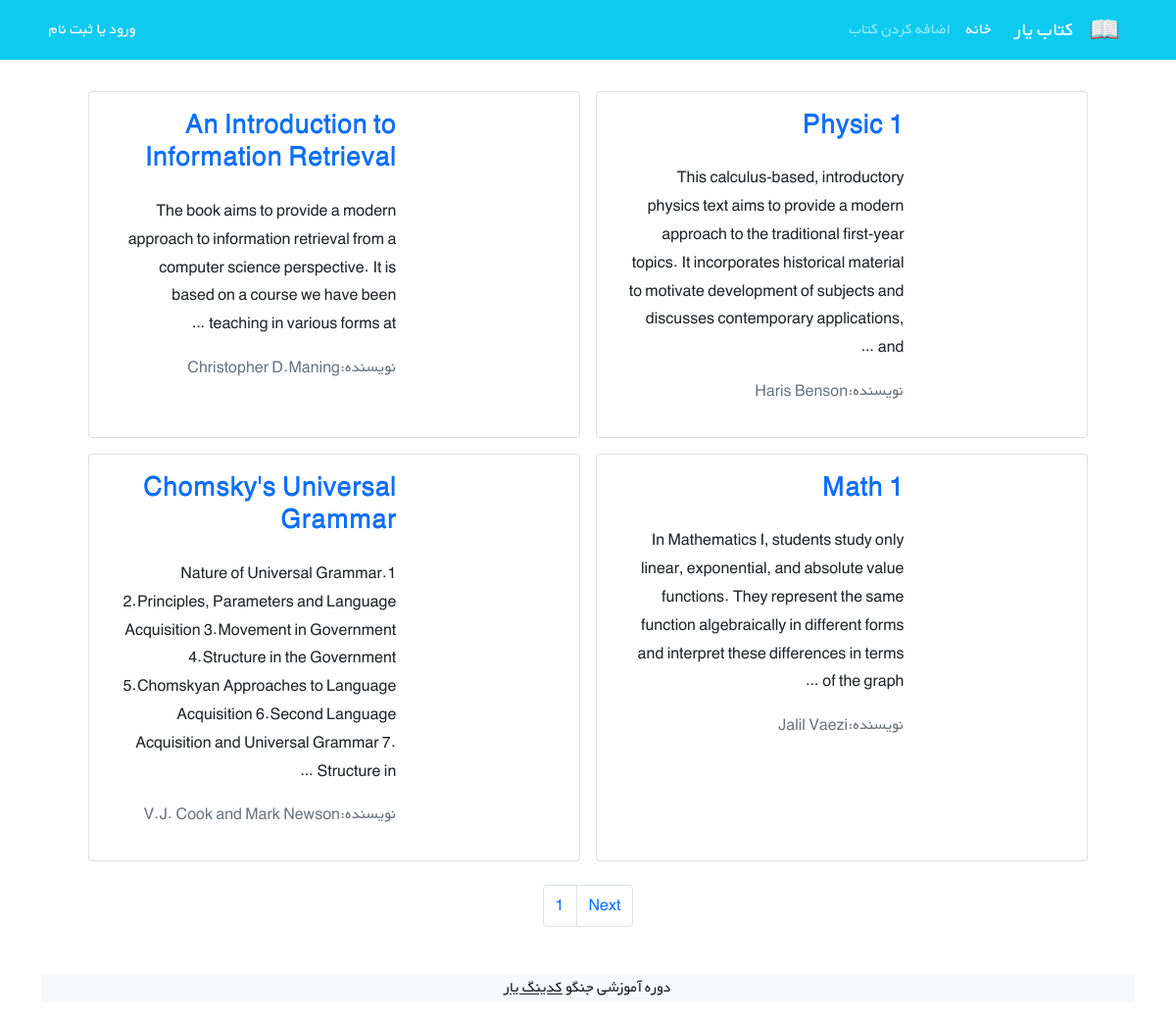
The page /books/ on the database as committed earlier.
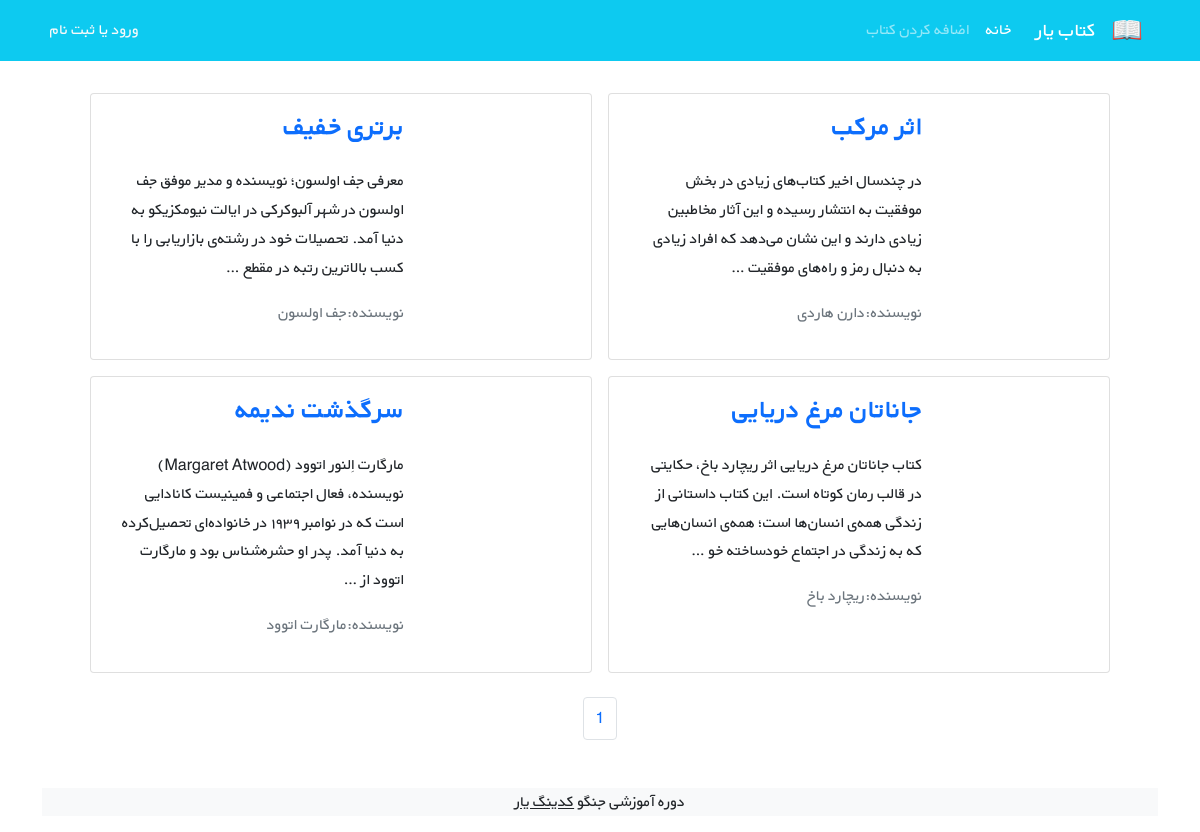
The same page on the database as committed later.
### books/models.py (models this page shows, shortened)
class Book(models.Model):
    title = models.CharField(max_length=200)
    author = models.CharField(max_length=200)
    description = models.TextField()
    price = models.DecimalField(max_digits=5, decimal_places=2)
    cover = models.ImageField(upload_to='covers/', blank=True)
    def get_absolute_url(self):
        return reverse('book_detail', args=[self.id])

### books/views.py (the view)
# urls.py: path('', BookListView.as_view(), name='book_list'),
class BookListView(generic.ListView):
    model = Book
    paginate_by = 4
    template_name = 'books/book_list.html'
    context_object_name = 'books'

### books/templates/books/book_list.html (shortened to what this page needs)
{% extends '_base.html' %}
{% block content %}
    <div class="container mt-4">
        <div class="row flex-row-reverse justify-content-md-center">
            {% for book in books %}
                <div class="card m-2" style="max-width: 45%">
                    <div class="row g-0 h-100" dir="rtl">
                        <div class="col-md-4">
                        </div>
                        <div class="col-md-8 h-100">
                            <div class="d-flex flex-column justify-content-between h-100">
                                <div class="card-body">
                                    <a class="text-decoration-none" href="{{ book.get_absolute_url }}"><h3
                                            class="card-title"><strong>{{ book.title }}</strong></h3></a>
                                    <p class="card-text pt-3">{{ book.description|truncatewords:30 }}</p>
                                    <p class="text-muted"> نویسنده:{{ book.author }}  </p>
                                </div>
                            </div>
                        </div>
                    </div>
                </div>
            {% endfor %}
        </div>
    </div>
    <nav aria-label="Page navigation ">
        <ul class="pagination justify-content-center mt-3" >
            <li class="page-item"><a class="page-link" href="#">{{ page_obj.number }}</a></li>
            {% if page_obj.has_next %}
            	<li class="page-item"><a class="page-link" href="?page={{ page_obj.next_page_number }}">Next</a></li>
            {% endif %}
        </ul>
    </nav>
    <footer class="bg-light text-center text-lg-start mt-5">
        <div class="text-center bg-grey">
            <p>دوره آموزشی جنگو <a class="text-dark" href="https://codingyar.com/" target="_blank">کدینگ یار</a></p>
        </div>
    </footer>
{% endblock %}

### templates/_base.html (shortened to what this page needs)
{% load static %}
<!DOCTYPE HTML PUBLIC "-//W3C//DTD HTML 4.01//EN" "http://www.w3.org/TR/html4/strict.dtd">
<html lang="en">
<head>
    <link href="https://cdn.jsdelivr.net/npm/bootstrap@5.1.3/dist/css/bootstrap.min.css" rel="stylesheet"
>
    <link rel="stylesheet" href="{% static 'css/style.css' %}">
</head>
<body>
<nav class="navbar navbar-expand-lg navbar-dark bg-info" dir="rtl">
    <div class="container">
        <a class="navbar-brand" href="#">
            <img src="{% static 'icons/book.png' %}" alt="" height="30"
                 class="d-inline-block align-text-top">
        </a>
        <a class="navbar-brand mx-3" href="#">کتاب یار</a>
        <div class="collapse navbar-collapse" id="navbarNavAltMarkup">
            <div class="navbar-nav">
                <a class="nav-link active" aria-current="page" href="{% url 'book_list' %}">خانه</a>
                <a class="nav-link" href="{% url 'book_create' %}">اضافه کردن کتاب</a>
            </div>
        </div>
        <div class="mx-2 text-white">
            {% if user.is_authenticated %}
                خوش آمدی        {{ user.username }} |
                <a class="link-light text-decoration-none" href="{% url 'logout' %}">خروج</a>
            {% else %}
                <a class="link-light text-decoration-none" href="{% url 'login' %}">ورود</a>
                <span> یا </span>
                <a class="link-light text-decoration-none" href="{% url 'signup' %}">ثبت نام</a>
            {% endif %}
        </div>
    </div>
</nav>
<div class="container">
    {% block content %}
    {% endblock %}
</div>
</body>
</html>

### static/css/style.css (style rules this page uses)
* { font-family: 'BYekan', sans-serif; line-height: 1.8rem; }

Rows that differ between the two databases and show on the page:
removed Book: title "Physic 1", description "This calculus-based, introductory physics text aims to provide a modern approach to the traditional first-year topics. It incorporates historical material to motivate development of subjects and discusses contemporary applications, and …", author "Haris Benson"
removed Book: title "An Introduction to Information Retrieval", description "The book aims to provide a modern approach to information retrieval from a computer science perspective. It is based on a course we have been teaching in various forms at …", author "Christopher D.Maning"
removed Book: title "Math 1", description "In Mathematics I, students study only linear, exponential, and absolute value functions. They represent the same function algebraically in different forms and interpret these differences in terms of the graph …", author "Jalil Vaezi"
removed Book: title "Chomsky's Universal Grammar", description "1.Nature of Universal Grammar 2.Principles, Parameters and Language Acquisition 3.Movement in Government 4.Structure in the Government 5.Chomskyan Approaches to Language Acquisition 6.Second Language Acquisition and Universal Grammar 7. Structure in …", author "V.J. Cook and Mark Newson"
added Book: title "اثر مرکب", description "در چندسال اخیر کتاب‌های زیادی در بخش موفقیت به انتشار رسیده و این آثار مخاطبین زیادی دارند و این نشان می‌دهد که افراد زیادی به دنبال رمز و راه‌های موفقیت …", author "دارن هاردی"
added Book: title "برتری خفیف", description "معرفی جف اولسون؛ نویسنده و مدیر موفق جف اولسون در شهر آلبوکرکی در ایالت نیومکزیکو به دنیا آمد. تحصیلات خود در رشته‌ی بازاریابی را با کسب بالاترین رتبه در مقطع …", author "جف اولسون"
added Book: title "جاناتان مرغ دریایی", description "کتاب جاناتان مرغ دریایی اثر ریچارد باخ، حکایتی در قالب رمان کوتاه است. این کتاب داستانی از زندگی همه‌ی انسان‌ها است؛ همه‌ی انسان‌هایی که به زندگی در اجتماع خودساخته خو …", author "ریچارد باخ"
added Book: title "سرگذشت ندیمه", description "مارگارت اِلنور اتوود (Margaret Atwood) نویسنده، فعال اجتماعی و فمینیست کانادایی است که در نوامبر ۱۹۳۹ در خانواده‌ای تحصیل‌کرده به دنیا آمد. پدر او حشره‌شناس بود و مارگارت اتوود از …", author "مارگارت اتوود"
Other text that changed with them:
text no longer shown: "Next"
